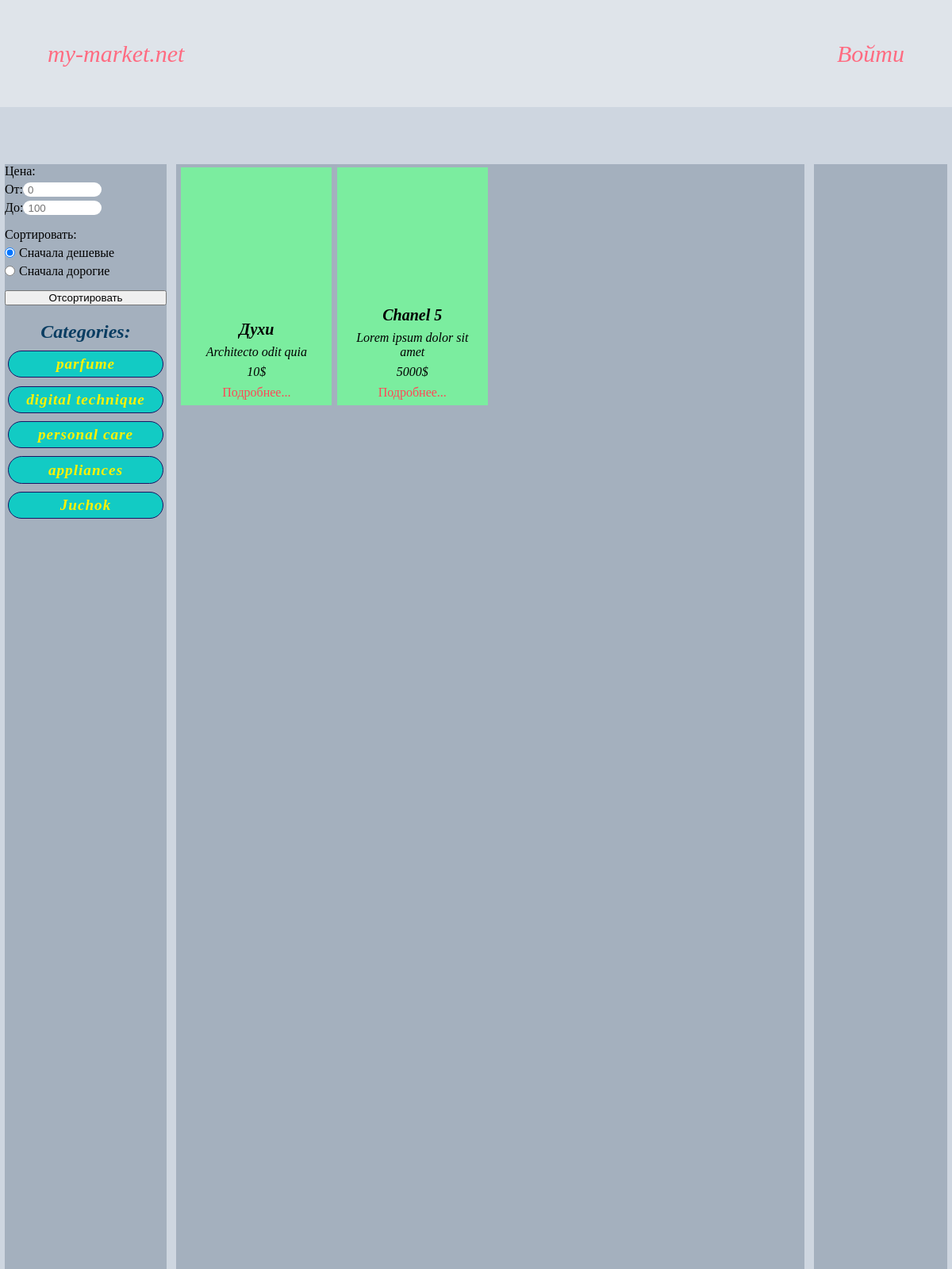
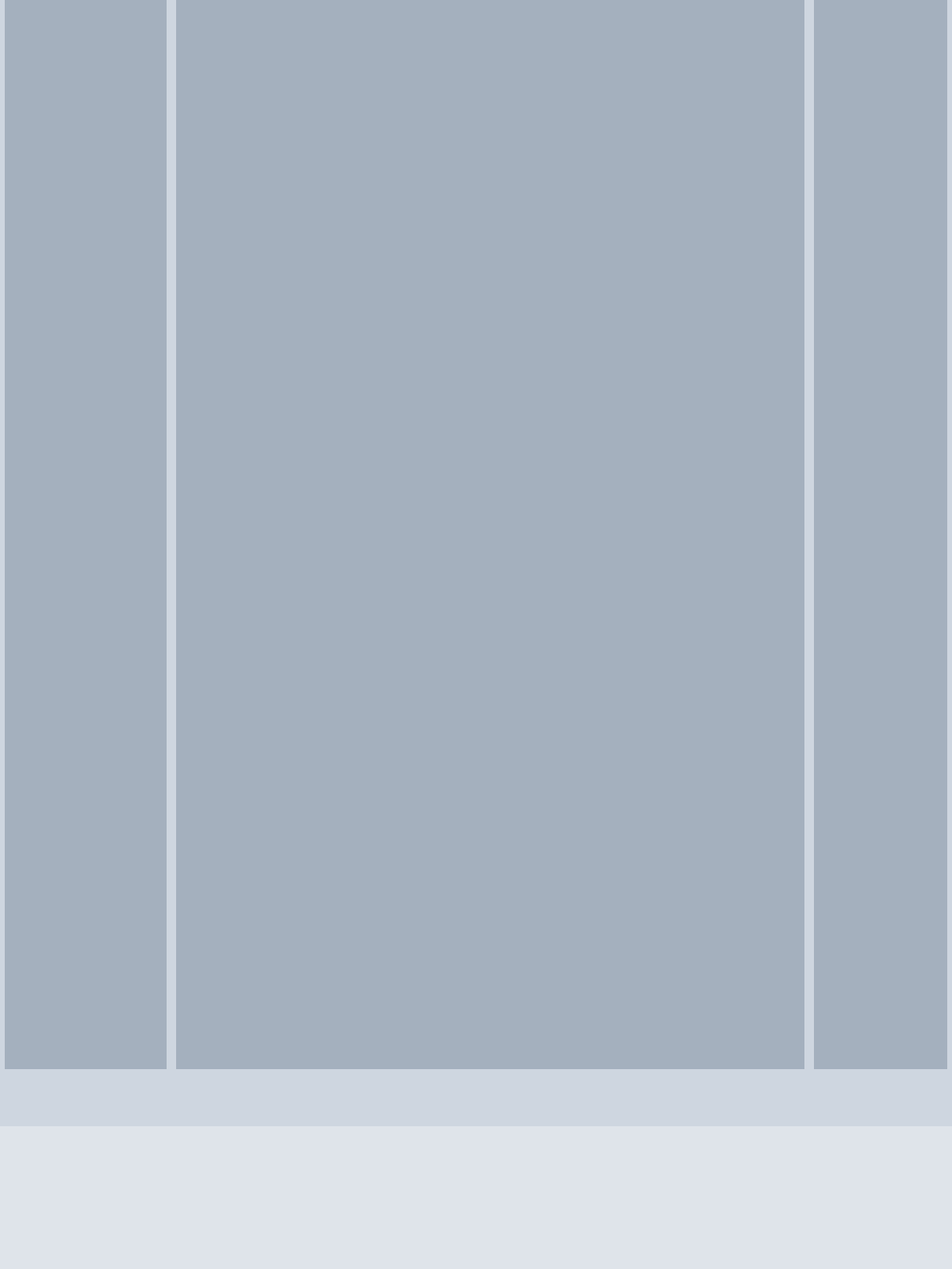
Page /category/parfume/ on the committed database (2 pictures, top to bottom).
### on_market/apps/products/models.py (models this page shows, shortened)
class Product(models.Model):
	product_name = models.CharField('product name', max_length = 100)
	short_description = models.CharField('short description', max_length = 200)
	long_description = models.TextField('long description')
	price = models.IntegerField('price')
	category = models.CharField('product category', max_length = 50)
	producer = models.CharField('product producer', max_length = 50)

### on_market/apps/products/views.py (the view)
# urls.py: path('category/<str:category>/', views.category, name = 'category'),
def category(request, category):
	product = Product.objects.order_by('price')
	tags_list = category_func(product)
	product_category = Product.objects.filter(category = category)
	return render(request, 'product_category_page.html', {'product': product_category, 'tags_list': tags_list, 'category': category})

### on_market/apps/products/views.py (called while the page is built)
def category_func(product):
	product_list = []
	tags_list = []
	for p in product:
		product_list.append(p.category)
	tags_list.append(product_list[0])
	count = 0
	while True:
		for p in product_list:
			for tag in tags_list:
				if p != tag:
					count += 1
				if count == len(tags_list):
					tags_list.append(p)
					break
			product_list.remove(p)
			count = 0
			break
		if len(product_list) == 0:
			break
	return tags_list#функция для поиска тэгов и передачи их в списке другим функциям

### on_market/templates/product_category_page.html (shortened to what this page needs)
{% extends 'base.html' %}
{% load static %}
{% block links %}
	<link rel="stylesheet" href="{% static 'css/main_page_style.css' %}">
{% endblock links %}
{% block header %}
	<a href="#" id="profile"><p>Войти</p></a>
{% endblock header %}
{% block main %}
	<div class="postmainblocks categories">
		<form action="{% url 'products:category_sort' category %}" id="filter" method="POST">
			<div id="price_range">
				<div><p>Цена:</p></div>
				<div>
					<p>От:</p>
					<input type="number" placeholder="0" name="from" id="from" form="filter" value="{{ value.from }}">
				</div>
				<div>
					<p>До:</p>
					<input type="number" placeholder="100" name="to" id="to" form="filter" value="{{ value.to }}">
				</div>
			</div>
			<div id="sort">
				<div><p>Сортировать:</p></div>
				<div>
					<input type="radio" id="min" value="min" name="sortbutton" form="filter" checked>
					<label for="min">Сначала дешевые</label>
				</div>
				<div>
					<input type="radio" id="max" value="max" name="sortbutton" form="filter">
					<label for="max">Сначала дорогие</label>
				</div>
			</div>
			<button type="submit">Отсортировать</button>
		</form>
		<div class="postmainblocks tags">
			<p id="category">Categories:</p>
			{% for tag in tags_list %}
				<a href="{% url 'products:category' tag %}">
					<p>{{ tag }}</p>
				</a>
			{% endfor%}
		</div>
	</div>
	<div class="postmainblocks products">
		{% for p in product %}
			<div class="product">
				<div id="product_name"><p>{{ p.product_name }}</p></div>
				<div id="short_description"><p>{{ p.short_description }}</p></div>
				<div id="price"><p>{{ p.price }}$</p></div>
				<div id="more"><a href="{% url 'products:product' p.id %}">Подробнее...</a></div>
			</div>
		{% endfor%}
	</div>
	<div class="postmainblocks news"></div>
{% endblock main %}

### static/css/main_page_style.css (style rules this page uses)
* { margin: 0; padding: 0; }
body { width: 100vw; height: 400vh; display: flex; flex-direction: column; justify-content: center; align-items: center; position: relative; }
#profile { text-decoration: none; margin-right: 5%; font-size: 30px; font-style: italic; color: rgba(255, 107, 129,1.0); }
.postmainblocks { height: 95%; background-color: rgba(164, 176, 190,1.0); }
.categories { width: 17%; display: flex; flex-direction: column; }
.tags { display: flex; flex-direction: column; width: 100%; box-sizing: content-box; align-items: center; }
.tags a { display: flex; align-items: center; justify-content: center; width: 90%; padding: 2.5%; box-sizing: padding-box; background-color: rgba(18, 203, 196,1.0); margin-top: 5%; text-align: center; border-radius: 20px; border: solid 1.5px rgba(27, 20, 100,1.0); text-decoration: none; }
.tags a p { font-weight: 700; font-style: italic; font-size: 120%; color: rgba(255, 242, 0,1.0); letter-spacing: 1px; }
#category { margin-top: 10%; font-weight: 700; font-style: italic; font-size: 150%; color: rgba(10, 61, 98,1.0); }
#filter { width: 100%; height: auto; display: flex; flex-direction: column; }
#price_range { width: 60%; height: auto; display: flex; flex-direction: column; }
#price_range div { display: flex; flex-direction: row; margin-bottom: 5px; }
#price_range input { display: block; width: 100%; padding: 0% 5%; border-radius: 10px; border: none; outline: none; }
#sort { display: flex; flex-direction: column; margin: 5% 0%; }
#sort div { display: flex; flex-direction: row; margin-bottom: 5px; align-items: center; }
#sort label { margin-left: 5px; }
.products { width: 66%; display: flex; flex-wrap: wrap; flex-direction: row; justify-content: flex-start; align-content: flex-start; }
.product { height: 300px; width: 24%; margin-left: 0.8%; margin-top: 0.5%; background-color: rgba(123, 237, 159,1.0); display: flex; flex-direction: column; justify-content: flex-end; align-items: center; }
.product p { font-style: italic; }
.product div { width: 90%; display: inline-block; text-align: center; }
#product_name { margin-bottom: 4%; }
#short_description { margin-bottom: 4%; }
#price { margin-bottom: 4%; }
#more { margin-bottom: 4%; }
#product_name p { font-size: 20px; font-weight: 600; }
#more a { text-decoration: none; color: rgba(255, 71, 87,1.0); }
.news { width: 14%; }

### rows in the picture
Product: tags_list "parfume", product_name "Духи", short_description "Architecto odit quia", price "10"
Product: tags_list "digital technique"
Product: tags_list "personal care"
Product: tags_list "appliances"
Product: tags_list "Juchok"
Product: product_name "Chanel 5", short_description "Lorem ipsum dolor sit amet", price "5000"
